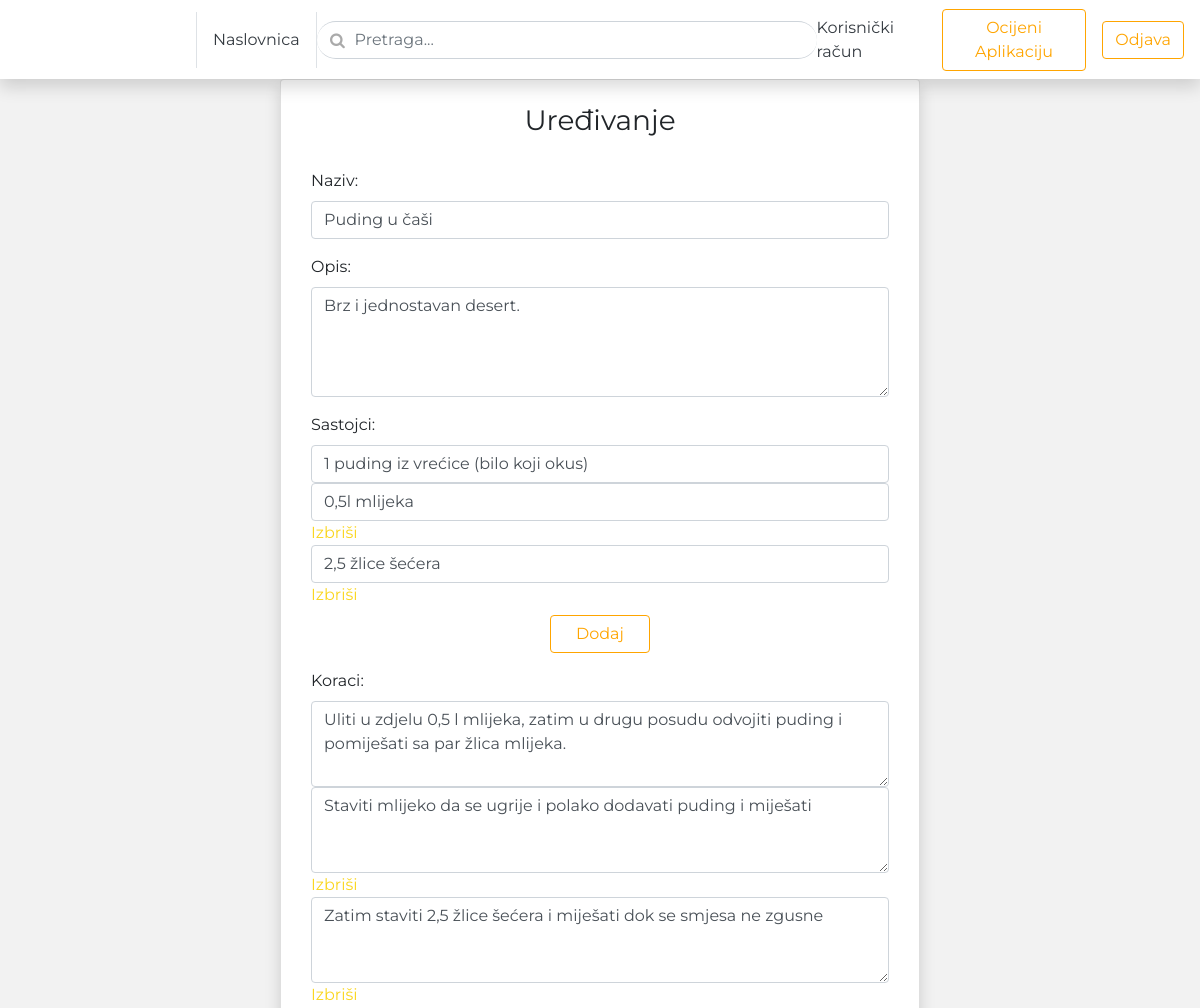
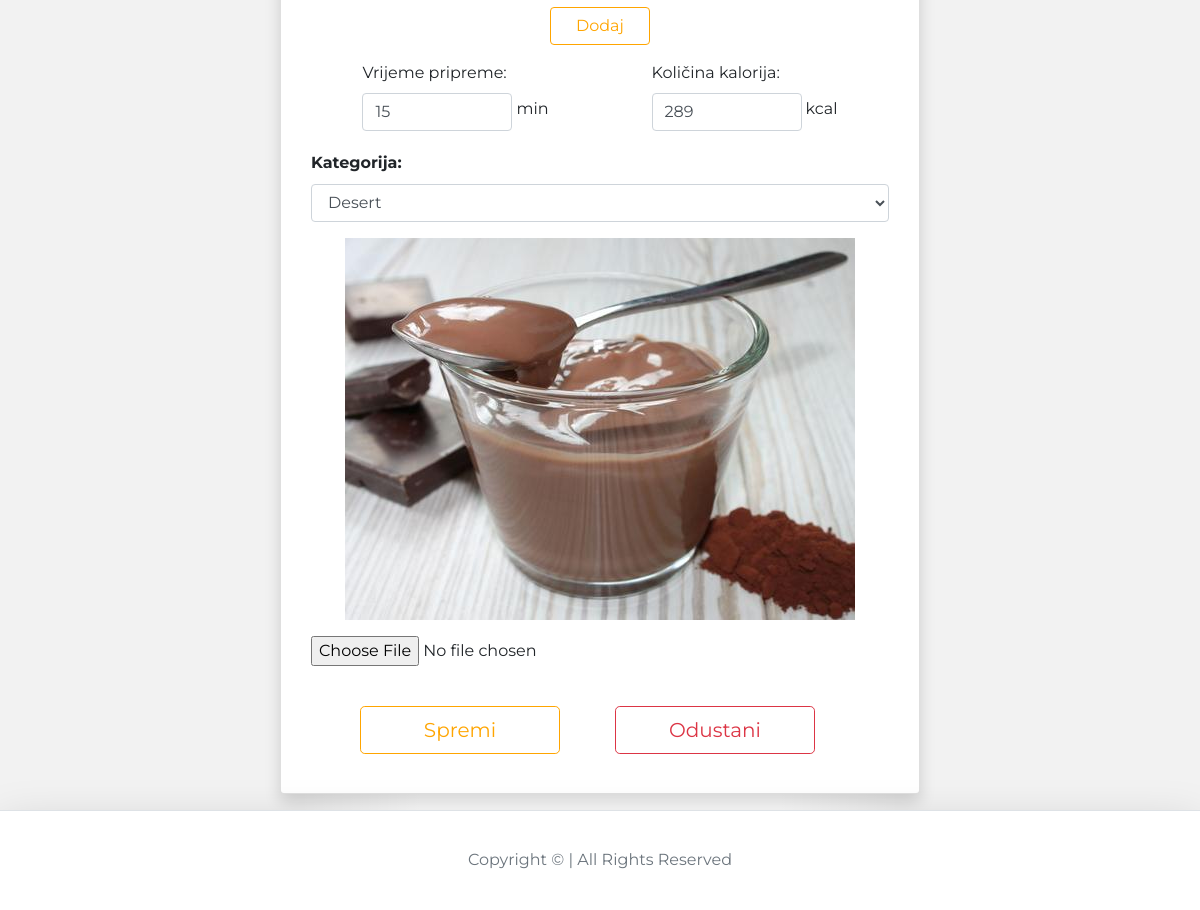
/blog/admin-puding-u-casi/edit (signed in), run on the app's committed database (2 pictures, top to bottom).
### blog/models.py (models this page shows, shortened)
class BlogPost(models.Model):
    title           = models.CharField(max_length=50, null=False, blank=False)
    body            = models.TextField(max_length=500, null=False, blank=False)
    image           = models.ImageField(upload_to=upload_location, null=False, blank=False)
    date_published  = models.DateTimeField(auto_now_add=True, verbose_name="date published")
    date_updated    = models.DateTimeField(auto_now=True, verbose_name="date updated")
    author          = models.ForeignKey(settings.AUTH_USER_MODEL, on_delete=models.CASCADE)
    category        = models.IntegerField(verbose_name="Kategorija", choices=CATEGORY_CHOICES, default=0)
    slug            = models.SlugField(blank=True, unique=True)
    time            = models.IntegerField(null=True, blank=True)
    calories        = models.IntegerField(null=True, blank=True)
    ingredient_0    = models.CharField(max_length=50, null=True, blank=True)
    ingredient_1    = models.CharField(max_length=50, null=True, blank=True)
    ingredient_2    = models.CharField(max_length=50, null=True, blank=True)
    ingredient_3    = models.CharField(max_length=50, null=True, blank=True)
    ingredient_4    = models.CharField(max_length=50, null=True, blank=True)
    ingredient_5    = models.CharField(max_length=50, null=True, blank=True)
    ingredient_6    = models.CharField(max_length=50, null=True, blank=True)
    ingredient_7    = models.CharField(max_length=50, null=True, blank=True)
    ingredient_8    = models.CharField(max_length=50, null=True, blank=True)
    ingredient_9    = models.CharField(max_length=50, null=True, blank=True)
    ingredient_10    = models.CharField(max_length=50, null=True, blank=True)
    ingredient_11    = models.CharField(max_length=50, null=True, blank=True)
    ingredient_12    = models.CharField(max_length=50, null=True, blank=True)
    ingredient_13    = models.CharField(max_length=50, null=True, blank=True)
    ingredient_14    = models.CharField(max_length=50, null=True, blank=True)
    ingredient_15    = models.CharField(max_length=50, null=True, blank=True)
    ingredient_16    = models.CharField(max_length=50, null=True, blank=True)
    ingredient_17    = models.CharField(max_length=50, null=True, blank=True)
    ingredient_18    = models.CharField(max_length=50, null=True, blank=True)
    ingredient_19    = models.CharField(max_length=50, null=True, blank=True)
    step_0    = models.CharField(max_length=500, null=True, blank=True)
    step_1    = models.CharField(max_length=500, null=True, blank=True)
    step_2    = models.CharField(max_length=500, null=True, blank=True)
    step_3    = models.CharField(max_length=500, null=True, blank=True)
    step_4    = models.CharField(max_length=500, null=True, blank=True)
    step_5    = models.CharField(max_length=500, null=True, blank=True)
    step_6    = models.CharField(max_length=500, null=True, blank=True)
    step_7    = models.CharField(max_length=500, null=True, blank=True)
    step_8    = models.CharField(max_length=500, null=True, blank=True)
    step_9    = models.CharField(max_length=500, null=True, blank=True)
    step_10    = models.CharField(max_length=500, null=True, blank=True)
    step_11    = models.CharField(max_length=500, null=True, blank=True)
    step_12    = models.CharField(max_length=500, null=True, blank=True)
    step_13    = models.CharField(max_length=500, null=True, blank=True)
    step_14    = models.CharField(max_length=500, null=True, blank=True)
    step_15    = models.CharField(max_length=500, null=True, blank=True)
    step_16    = models.CharField(max_length=500, null=True, blank=True)
    step_17    = models.CharField(max_length=500, null=True, blank=True)
    step_18    = models.CharField(max_length=500, null=True, blank=True)
    step_19    = models.CharField(max_length=500, null=True, blank=True)

### blog/views.py (the view, shortened to what this page needs)
# urls.py: path('<slug>/edit', edit_blog_view, name="edit"),
def edit_blog_view(request, slug):
    context = {}
    user = request.user
    if not user.is_authenticated:
        return redirect("must_authenticate")
    blog_post = get_object_or_404(BlogPost, slug=slug)
    if blog_post.author != user:
        return HttpResponse("Niste autor ove objave.")
    form = UpdateBlogPostForm(
        initial = {
            "title": blog_post.title,
            "body": blog_post.body,
            "category": blog_post.category,
            "get_category_display": blog_post.get_category_display,
            "image": blog_post.image,
            "time": blog_post.time,
            "calories": blog_post.calories,
            "ingredient_0": blog_post.ingredient_0,
            "ingredient_1": blog_post.ingredient_1,
            "ingredient_2": blog_post.ingredient_2,
            "ingredient_3": blog_post.ingredient_3,
            "ingredient_4": blog_post.ingredient_4,
            "ingredient_5": blog_post.ingredient_5,
            "ingredient_6": blog_post.ingredient_6,
            "ingredient_7": blog_post.ingredient_7,
            "ingredient_8": blog_post.ingredient_8,
            "ingredient_9": blog_post.ingredient_9,
            "ingredient_10": blog_post.ingredient_10,
            "ingredient_11": blog_post.ingredient_11,
            "ingredient_12": blog_post.ingredient_12,
            "ingredient_13": blog_post.ingredient_13,
            "ingredient_14": blog_post.ingredient_14,
            "ingredient_15": blog_post.ingredient_15,
            "ingredient_16": blog_post.ingredient_16,
            "ingredient_17": blog_post.ingredient_17,
            "ingredient_18": blog_post.ingredient_18,
            "ingredient_19": blog_post.ingredient_19,
            "step_0": blog_post.step_0,
            "step_1": blog_post.step_1,
            "step_2": blog_post.step_2,
            "step_3": blog_post.step_3,
            "step_4": blog_post.step_4,
            "step_5": blog_post.step_5,
            "step_6": blog_post.step_6,
            "step_7": blog_post.step_7,
            "step_8": blog_post.step_8,
            "step_9": blog_post.step_9,
            "step_10": blog_post.step_10,
            "step_11": blog_post.step_11,
            "step_12": blog_post.step_12,
            "step_13": blog_post.step_13,
            "step_14": blog_post.step_14,
            "step_15": blog_post.step_15,
            "step_16": blog_post.step_16,
            "step_17": blog_post.step_17,
            "step_18": blog_post.step_18,
            "step_19": blog_post.step_19,
        }
    )
    context['form'] = form
    return render(request, 'blog/edit_blog.html', context)

### blog/templates/blog/edit_blog.html (shortened to what this page needs)
{% extends 'index.html' %}
{% block content %}
<div class="container">
	<div class="row">
		<div class="col-lg-8 offset-lg-2 card shadow mb-3">
			<h1 class="h3 mb-3 font-weight-normal text-center mt-4">Uređivanje</h1>
			<form class="create-form" method="post" enctype="multipart/form-data">{% csrf_token %}
				<div class="form-group">
					<label for="id_title">Naziv:</label>
					<input class="form-control" type="text" name="title" id="id_title" placeholder="Unesi naziv" value="{{form.initial.title}}" required autofocus>
				</div>
				<div class="form-group">
					<label for="id_body">Opis:</label>
					<textarea class="form-control" rows="4" type="text" name="body" id="id_body" placeholder="Ovdje unesi opis recepta..."
					required>{{form.initial.body}}</textarea>
                </div>
				<div class="form-group">
                    <label for="id_ingredient">Sastojci:</label>
                    <div class="input_fields_wrap">
                        <div>
                            <input type="text" class="form-control broj" name="ingredient_0" value="{{form.initial.ingredient_0}}">
                        </div>
						{% if form.initial.ingredient_1 %}
						<div>
                            <input type="text" class="form-control broj" name="ingredient_1" value="{{form.initial.ingredient_1}}">
							<a href="#" class="remove_field">Izbriši</a>
                        </div>
						{% endif %}
						{% if form.initial.ingredient_2 %}
						<div>
                            <input type="text" class="form-control broj" name="ingredient_2" value="{{form.initial.ingredient_2}}">
							<a href="#" class="remove_field">Izbriši</a>
                        </div>
						{% endif %}
                    </div>
                    <div class="mt-2">
                        <button class="m-auto btn btn-outline-primary btn-block add-button add_field_button">Dodaj</button>
                    </div>
                </div>
				<div class="form-group">
                    <label for="id_step">Koraci:</label>
                    <div class="input_fields_wrap_step">
                        <div>
                            <textarea type="text" rows="3" class="form-control broj-step" name="step_0">{{form.initial.step_0}}</textarea>
                        </div>
						{% if form.initial.step_1 %}
						<div>
                            <textarea type="text" rows="3" class="form-control broj-step" name="step_1">{{form.initial.step_1}}</textarea>
							<a href="#" class="remove_field">Izbriši</a>
                        </div>
						{% endif %}
						{% if form.initial.step_2 %}
						<div>
                            <textarea type="text" rows="3" class="form-control broj-step" name="step_2">{{form.initial.step_2}}</textarea>
							<a href="#" class="remove_field">Izbriši</a>
                        </div>
						{% endif %}
                    </div>
                    <div class="mt-2">
                        <button class="m-auto btn btn-outline-primary btn-block add-button add_field_button_step">Dodaj</button>
                    </div>
                </div>
                <div class="row m-auto pb-3">
                    <div class="form-group m-auto">
                        <label for="id_time">Vrijeme pripreme:</label>
                        <div class="row m-auto">
                            <input class="form-control sirina" type="number" min="0" name="time" id="id_time" placeholder="Vrijeme" value="{{form.initial.time}}" required>
                            <p class="mt-1 ml-1">min</p>
                        </div>
                    </div>
                    <div class="form-group m-auto">
                        <label for="id_calories">Količina kalorija:</label>
                        <div class="row m-auto">
                            <input class="form-control sirina" type="number" min="0" name="calories" id="id_calories" placeholder="Kalorije" value="{{form.initial.calories}}" required>
                            <p class="mt-1 ml-1">kcal</p>
                        </div>
                    </div>
                </div>
                <div class="form-group">
					<h6 class="card-title">Kategorija:</h3>
                    <select class="form-select form-select-lg form-control" id="inputCategory" name="category" required>
                        <option value="{{form.initial.category}}"selected>{{form.initial.get_category_display}}</option>
                    </select>
                </div>
				<div class="form-group image-group" id="id_image_group">
				</div>
				<input type="file" name="image" id="id_image_file" accept="image/*" onchange="readURL(this)">
				<div class="row p-4">
					<div class="col m-auto">
						<button class="submit-button btn btn-lg btn-outline-primary btn-block m-auto" type="submit">Spremi</button>
					</div>
					<div class="col m-auto">
						<a href="javascript:window.history.back()" class="submit-button btn btn-lg btn-outline-danger btn-block">Odustani</a>
					</div>
				</div>
			</form>
		</div>
	</div>
</div>
{% endblock content %}

### templates/snippets/header.html (style rules this page uses)
@media (min-width: 768px) { html { font-size: 16px; } }
.container { max-width: 960px; }
.btn-outline-primary, .btn-outline-primary:visited { color: orange !important; border-color: orange !important; }
.card-title { font-weight: bold; }

### templates/snippets/index_css.html (style rules this page uses)
body { background-color: #f2f2f2; background-image: linear-gradient(to right, rgba(255,255,255,0) 0%, rgba(255,255,255,0) 15%, rgba(255,255,255,0) 25%, rgba(255,255,255,1) 35%, rgba(255,255,255,1) 50%, rgba(255,255,255,1) 65%, rgba(255,255,255,0) 75%, rgba(255,255,255,0) 85%, rgba(255,255,255,0) 100%); z-index: -1; position: relative; font-family: Montserrat; src: url(Montserrat-Light.ttf); }
a { color: #fad620; transition: 0.3s; }

### blog/templates/blog/edit_blog.html (style rules this page uses)
.create-form { width: 100%; max-width: 100%; padding: 15px; margin: auto; }
.submit-button { max-width: 200px; }
.image-group { position: relative; text-align: center; cursor:pointer; }
.add-button { max-width: 100px; }
.sirina { max-width: 150px; }

### data on the page
BlogPost: title "Puding u čaši", body "Brz i jednostavan desert.", ingredient_0 "1 puding iz vrećice (bilo koji okus)", ingredient_1 "0,5l mlijeka", ingredient_2 "2,5 žlice šećera", step_0 "Uliti u zdjelu 0,5 l mlijeka, zatim u drugu posudu odvojiti puding i pomiješati sa par žlica mlijeka.", step_1 "Staviti mlijeko da se ugrije i polako dodavati puding i miješati", step_2 "Zatim staviti 2,5 žlice šećera i miješati dok se smjesa ne zgusne", category "Desert"
